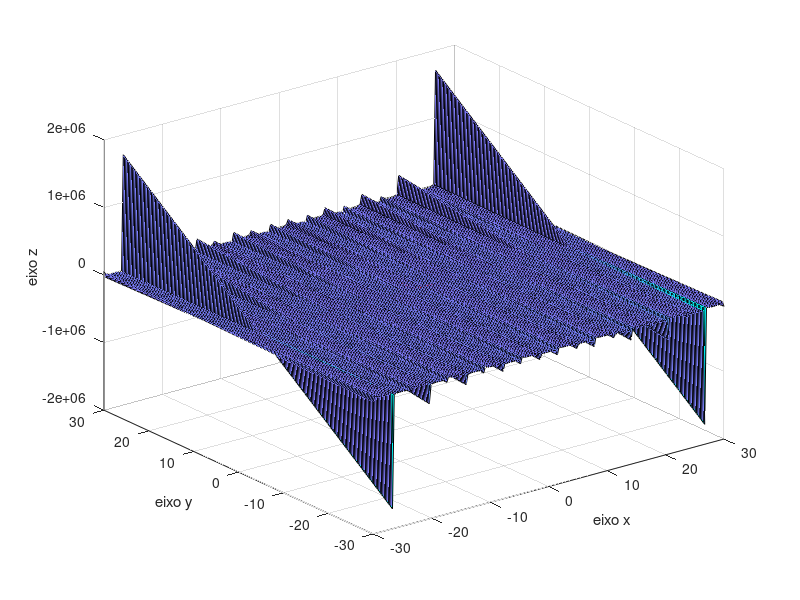

Here is the MATLAB script that generated this plot:
clear
close all

[x,y]= meshgrid(-30:0.3:30, -30:0.3:30);

figure

z = y*sec(x)

surf(x,y,z)

hold on

xlabel('eixo x')
ylabel('eixo y')
zlabel('eixo z')

colormap('cool')

%XXX Plotando os eixos:
plot3([-3,3],[0,0],[0,0],'r')
plot3([0,0],[-3,3],[0,0],'r')
plot3([0,0],[0,0],[-1,9],'r')